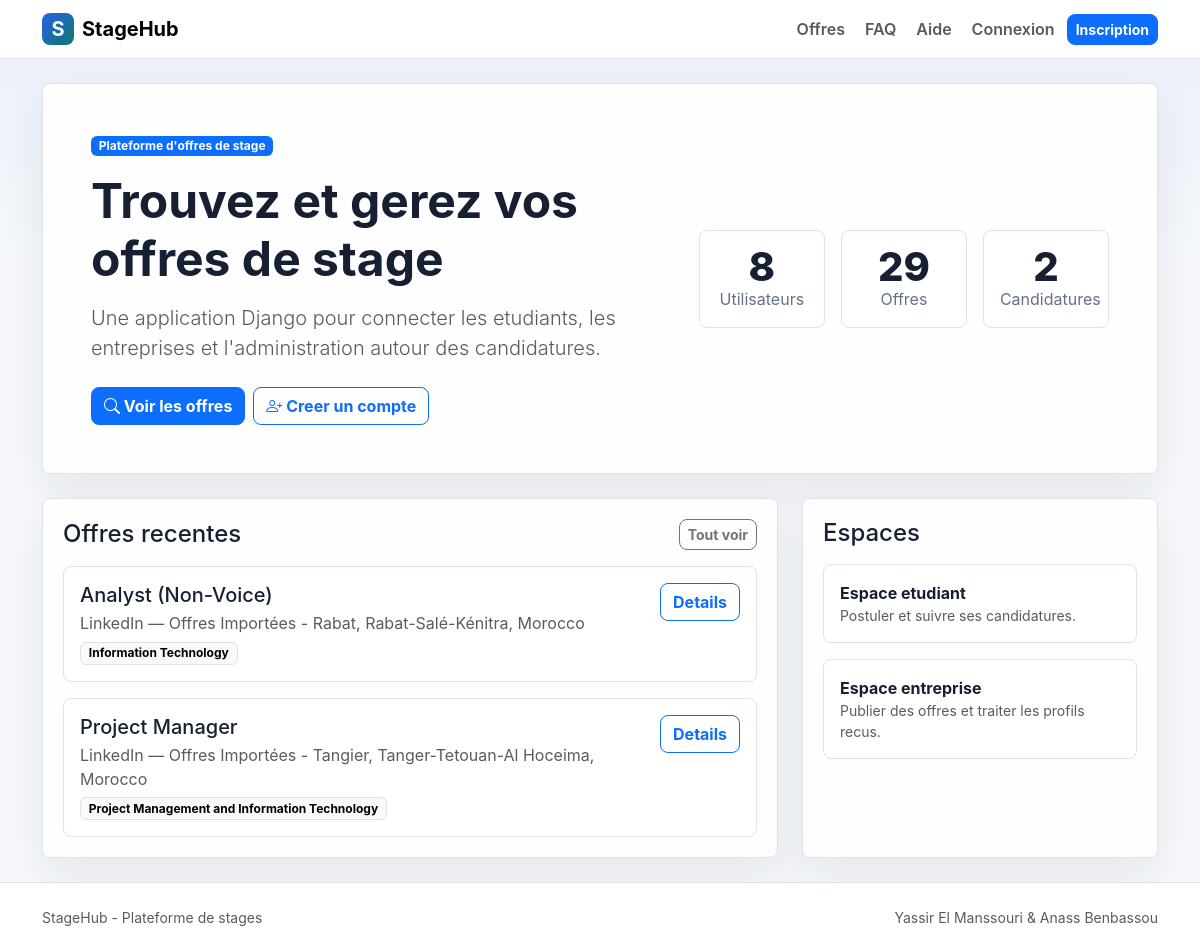
The page / on the database its author committed.
### core/models.py (models this page shows, shortened)
class TimeStampedModel(models.Model):
    created_at = models.DateTimeField(auto_now_add=True)
    updated_at = models.DateTimeField(auto_now=True)
    class Meta:
        abstract = True

class StageOffer(TimeStampedModel):
    class Status(models.TextChoices):
        ACTIVE = "active", "Active"
        INACTIVE = "inactive", "Inactive"
    class Source(models.TextChoices):
        LOCAL = "local", "Local"
        LINKEDIN = "linkedin", "LinkedIn"
    company_profile = models.ForeignKey(
        CompanyProfile,
        on_delete=models.CASCADE,
        related_name="stage_offers",
    )
    title = models.CharField(max_length=255)
    description = models.TextField()
    domain = models.CharField(max_length=255)
    location = models.CharField(max_length=255)
    duration = models.CharField(max_length=255, blank=True)
    closing_date = models.DateField(blank=True, null=True)
    status = models.CharField(max_length=20, choices=Status.choices, default=Status.ACTIVE)
    source = models.CharField(
        max_length=20, choices=Source.choices, default=Source.LOCAL
    )
    linkedin_url = models.URLField(blank=True, help_text="URL de l'offre sur LinkedIn")
    required_tags = models.ManyToManyField(
        SkillTag,
        blank=True,
        related_name="offers",
        verbose_name="Compétences requises (tags)",
    )
    class Meta:
        ordering = ["-created_at"]
    def get_absolute_url(self):
        return reverse("offres_show", args=[self.pk])

class CompanyProfile(TimeStampedModel):
    user = models.OneToOneField(
        settings.AUTH_USER_MODEL,
        on_delete=models.CASCADE,
        related_name="company_profile",
    )
    nom_entreprise = models.CharField(max_length=255)
    secteur = models.CharField(max_length=255)
    email_entreprise = models.EmailField()
    telephone = models.CharField(max_length=30, blank=True)
    adresse = models.CharField(max_length=255, blank=True)
    description_entreprise = models.TextField(blank=True)
    site_web = models.URLField(blank=True)
    logo = models.FileField(upload_to="profiles/companies/logos/", blank=True)

### core/views.py (the view)
# urls.py: 2. Add a URL to urlpatterns:  path('', views.home, name='home')
def home(request):
    recent_offers = list(
        StageOffer.objects.select_related("company_profile")
        .filter(status=StageOffer.Status.ACTIVE)
        .order_by("-created_at")[:2]
    )
    return render(
        request,
        "home.html",
        {
            "users_count": User.objects.count(),
            "offers_count": StageOffer.objects.filter(status=StageOffer.Status.ACTIVE).count(),
            "applications_count": Application.objects.count(),
            "recent_offers": recent_offers,
        },
    )

### templates/home.html (shortened to what this page needs)
{% extends "base.html" %}
{% block content %}
<section class="hero-panel mb-4">
    <div class="row align-items-center g-4">
        <div class="col-lg-7">
            <span class="badge text-bg-primary mb-3">Plateforme d'offres de stage</span>
            <h1 class="display-5 fw-bold mb-3">Trouvez et gerez vos offres de stage</h1>
            <p class="lead text-muted mb-4">Une application Django pour connecter les etudiants, les entreprises et l'administration autour des candidatures.</p>
            <div class="d-flex flex-wrap gap-2">
                <a href="{% url 'offres_index' %}" class="btn btn-primary">
                    <i class="bi bi-search"></i> Voir les offres
                </a>
                {% if not user.is_authenticated %}
                    <a href="{% url 'register' %}" class="btn btn-outline-primary">
                        <i class="bi bi-person-plus"></i> Creer un compte
                    </a>
                {% endif %}
            </div>
        </div>
        <div class="col-lg-5">
            <div class="row g-3">
                <div class="col-4">
                    <div class="metric text-center">
                        <span class="metric-value">{{ users_count }}</span>
                        <span class="metric-label">Utilisateurs</span>
                    </div>
                </div>
                <div class="col-4">
                    <div class="metric text-center">
                        <span class="metric-value">{{ offers_count }}</span>
                        <span class="metric-label">Offres</span>
                    </div>
                </div>
                <div class="col-4">
                    <div class="metric text-center">
                        <span class="metric-value">{{ applications_count }}</span>
                        <span class="metric-label">Candidatures</span>
                    </div>
                </div>
            </div>
        </div>
    </div>
</section>
<section class="row g-4">
    <div class="col-lg-8">
        <div class="section-panel h-100">
            <div class="d-flex justify-content-between align-items-center mb-3">
                <h2 class="h4 mb-0">Offres recentes</h2>
                <a class="btn btn-sm btn-outline-secondary" href="{% url 'offres_index' %}">Tout voir</a>
            </div>
            <div class="vstack gap-3">
                {% for offer in recent_offers %}
                    <div class="offer-row">
                        <div class="d-flex flex-column flex-md-row justify-content-between gap-2">
                            <div>
                                <h3 class="h5 mb-1">{{ offer.title }}</h3>
                                <p class="mb-1 text-muted">{{ offer.company_profile.nom_entreprise }} - {{ offer.location }}</p>
                                <span class="badge text-bg-light border">{{ offer.domain }}</span>
                            </div>
                            <a href="{{ offer.get_absolute_url }}" class="btn btn-outline-primary align-self-start">Details</a>
                        </div>
                    </div>
                {% empty %}
                    <p class="text-muted mb-0">Aucune offre active pour le moment.</p>
                {% endfor %}
            </div>
        </div>
    </div>
    <div class="col-lg-4">
        <div class="section-panel h-100">
            <h2 class="h4 mb-3">Espaces</h2>
            <div class="vstack gap-3">
                <a class="offer-row text-decoration-none text-reset" href="{% url 'student_dashboard' %}">
                    <strong>Espace etudiant</strong>
                    <div class="text-muted small">Postuler et suivre ses candidatures.</div>
                </a>
                <a class="offer-row text-decoration-none text-reset" href="{% url 'company_dashboard' %}">
                    <strong>Espace entreprise</strong>
                    <div class="text-muted small">Publier des offres et traiter les profils recus.</div>
                </a>
            </div>
        </div>
    </div>
</section>
{% endblock %}

### static/css/app.css (style rules this page uses)
:root { --stagehub-ink: #172033; --stagehub-muted: #657187; --stagehub-primary: #2563eb; --stagehub-accent: #0f766e; --stagehub-warm: #b45309; --stagehub-bg: #f6f8fb; --stagehub-border: #dbe3ef; }
html, body { min-height: 100%; }
body { color: var(--stagehub-ink); background: linear-gradient(180deg, rgba(37, 99, 235, 0.06), transparent 280px), var(--stagehub-bg); font-family: Inter, system-ui, -apple-system, BlinkMacSystemFont, "Segoe UI", sans-serif; display: flex; flex-direction: column; }
.hero-panel, .section-panel { border: 1px solid var(--stagehub-border); border-radius: 8px; background: rgba(255, 255, 255, 0.92); box-shadow: 0 18px 45px rgba(23, 32, 51, 0.08); }
.hero-panel { padding: clamp(1.25rem, 4vw, 3rem); }
.section-panel { padding: 1.25rem; }
.metric { border: 1px solid var(--stagehub-border); border-radius: 8px; background: #fff; padding: 1rem; }
.metric-value { display: block; font-size: clamp(1.6rem, 4vw, 2.5rem); line-height: 1; font-weight: 800; }
.metric-label, .muted { color: var(--stagehub-muted); }
.offer-row { border: 1px solid var(--stagehub-border); border-radius: 8px; background: #fff; padding: 1rem; }
.btn { border-radius: 8px; font-weight: 700; }
.offer-row { transition: box-shadow 0.18s ease, transform 0.18s ease; }

### rows shown on the page
StageOffer: title "Analyst (Non-Voice)", company_profile.nom_entreprise "LinkedIn — Offres Importées", location "Rabat, Rabat-Salé-Kénitra, Morocco", domain "Information Technology"
StageOffer: title "Project Manager", company_profile.nom_entreprise "LinkedIn — Offres Importées", location "Tangier, Tanger-Tetouan-Al Hoceima, Morocco", domain "Project Management and Information Technology"

### other values the page prints
{{ users_count }} "8"
{{ offers_count }} "29"
{{ applications_count }} "2"
